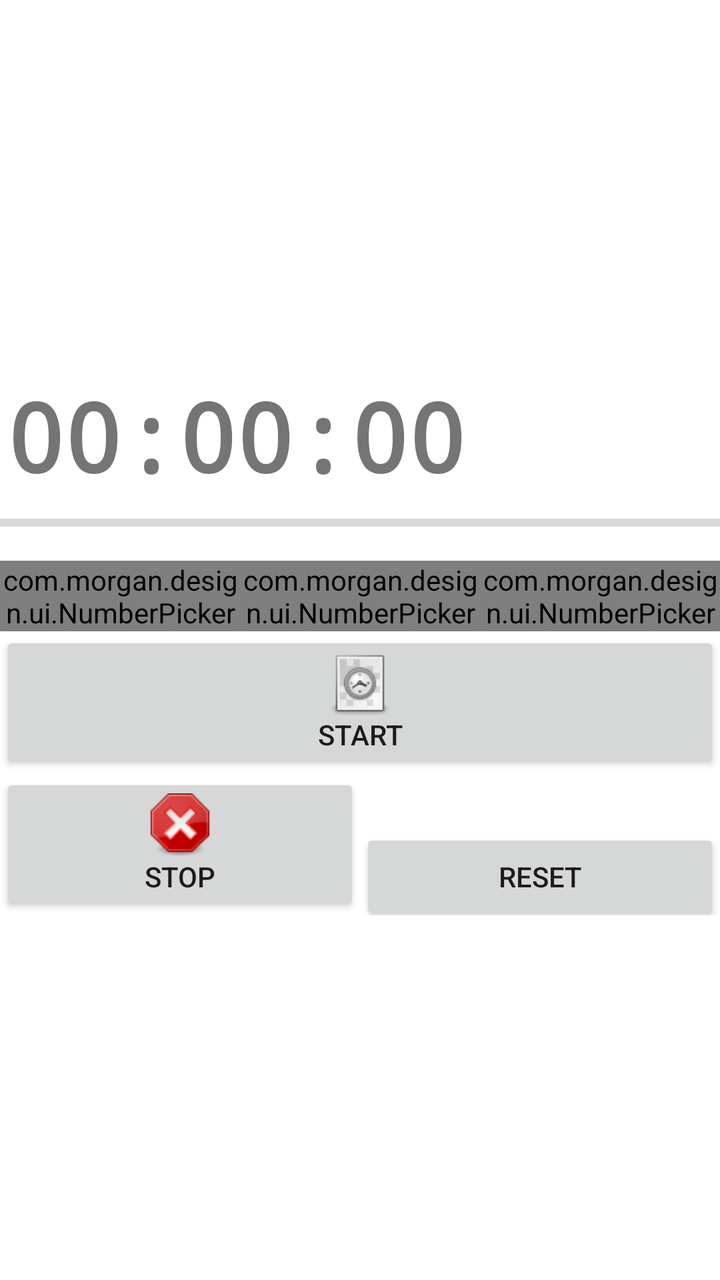
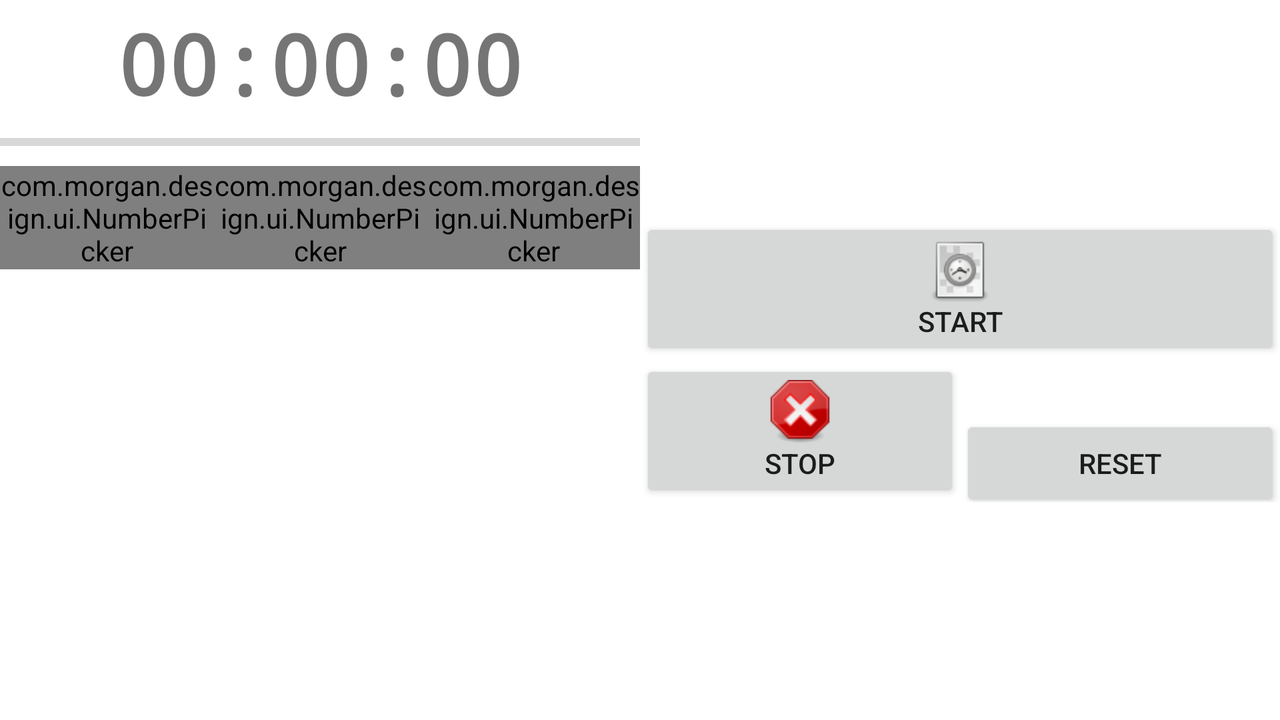

Compare how this app lays out the same screen by default and in its alternative resource folder. The renders come first, then the two layout files and the values they reference.
<!-- AndroidManifest.xml: fallback theme Theme.MaterialComponents.DayNight.NoActionBar -->
<!-- res/layout/tea_timer.xml -->
<?xml version="1.0" encoding="utf-8"?>
<LinearLayout
	xmlns:android="http://schemas.android.com/apk/res/android"
	android:orientation="vertical"
	android:layout_height="fill_parent"
	android:gravity="center"
	android:layout_width="wrap_content"
	android:layout_gravity="center">



	<LinearLayout
		android:orientation="horizontal"
		android:layout_height="wrap_content"
		android:layout_width="fill_parent">
		<TextView
			android:layout_width="fill_parent"
			android:layout_height="fill_parent"
			android:id="@+id/timer_countdown_text"
			android:text="00:00:00"
			android:padding="10px"
			android:textSize="48sp"
			android:typeface="monospace"
			android:textStyle="bold" />
	</LinearLayout>

	<LinearLayout
		android:id="@+id/progress_bar_container"
		android:layout_height="wrap_content"
		android:layout_width="fill_parent">
		<ProgressBar
			android:id="@+id/timer_progress_bar"
			android:layout_width="fill_parent"
			android:layout_height="wrap_content"
			style="?android:attr/progressBarStyleHorizontal" />

		<TextView
			android:layout_width="fill_parent"
			android:layout_height="wrap_content"
			android:id="@+id/timer_progress_bar_percentage" />
	</LinearLayout>

	<LinearLayout
		android:orientation="horizontal"
		android:layout_height="wrap_content"
		android:layout_width="fill_parent"
		android:layout_marginTop="8dp">

		<com.morgan.design.ui.NumberPicker
			android:id="@+id/npHours"
			android:layout_height="wrap_content"
			android:layout_width="fill_parent"
			android:layout_weight="1" />

		<com.morgan.design.ui.NumberPicker
			android:id="@+id/npMinutes"
			android:layout_height="wrap_content"
			android:layout_width="fill_parent"
			android:layout_weight="1" />

		<com.morgan.design.ui.NumberPicker
			android:id="@+id/npSeconds"
			android:layout_height="wrap_content"
			android:layout_width="fill_parent"
			android:layout_weight="1" />
	</LinearLayout>

	<LinearLayout
		android:orientation="vertical"
		android:gravity="center_horizontal"
		android:layout_height="wrap_content"
		android:layout_width="fill_parent">
		<Button
			android:layout_height="wrap_content"
			android:layout_width="fill_parent"
			android:drawableTop="@drawable/start_button_icon"
			android:onClick="onStartTimer"
			android:text="Start" />
		<LinearLayout
			android:gravity="center_horizontal"
			android:layout_height="wrap_content"
			android:layout_width="fill_parent"
			android:orientation="horizontal">
			<Button
				android:layout_height="wrap_content"
				android:layout_width="fill_parent"
				android:drawableTop="@drawable/stop_button_icon"
				android:onClick="onStopTimer"
				android:text="Stop"
				android:layout_weight="1" />
			<Button
				android:layout_height="wrap_content"
				android:layout_width="fill_parent"
				android:drawableTop="@drawable/reset_button_icon"
				android:onClick="onResetTimer"
				android:text="Reset"
				android:layout_weight="1" />
		</LinearLayout>
	</LinearLayout>
</LinearLayout>
<!-- resources referenced by this layout -->
<resources>
  <!-- drawable start_button_icon: png bitmap (drawable-hdpi, 2369 bytes) -->
  <!-- drawable stop_button_icon: png bitmap (drawable-hdpi, 3088 bytes) -->
</resources>
<!-- res/layout-land/tea_timer.xml (the author's variant of the layout above) -->
<!-- drawn on the phone turned sideways -->
<?xml version="1.0" encoding="utf-8"?>
<ScrollView
	xmlns:android="http://schemas.android.com/apk/res/android"
	android:id="@+id/scroller"
	android:layout_width="fill_parent"
	android:layout_height="fill_parent"
	android:fillViewport="true">
	<LinearLayout
		android:orientation="vertical"
		android:layout_width="fill_parent"
		android:layout_height="fill_parent">


		<LinearLayout
			android:orientation="horizontal"
			android:layout_width="fill_parent"
			android:layout_height="fill_parent">
			<LinearLayout
				android:layout_weight="1"
				android:layout_height="fill_parent"
				android:layout_width="fill_parent"
				android:orientation="vertical"
				android:layout_gravity="fill_horizontal">
				<TextView
					android:layout_width="fill_parent"
					android:layout_height="wrap_content"
					android:id="@+id/timer_countdown_text"
					android:text="00:00:00"
					android:padding="10px"
					android:gravity="center"
					android:textSize="42sp"
					android:typeface="monospace"
					android:textStyle="bold" />
				<LinearLayout
					android:id="@+id/progress_bar_container"
					android:layout_height="wrap_content"
					android:layout_width="fill_parent">
					<ProgressBar
						android:id="@+id/timer_progress_bar"
						android:layout_width="fill_parent"
						android:layout_height="wrap_content"
						style="?android:attr/progressBarStyleHorizontal" />

					<TextView
						android:layout_width="fill_parent"
						android:layout_height="wrap_content"
						android:id="@+id/timer_progress_bar_percentage" />
				</LinearLayout>

				<LinearLayout
					android:orientation="horizontal"
					android:layout_height="wrap_content"
					android:layout_width="fill_parent"
					android:layout_marginTop="1dp">
					<com.morgan.design.ui.NumberPicker
						android:id="@+id/npHours"
						android:layout_height="wrap_content"
						android:layout_width="fill_parent"
						android:layout_weight="1" />
					<com.morgan.design.ui.NumberPicker
						android:id="@+id/npMinutes"
						android:layout_height="wrap_content"
						android:layout_width="fill_parent"
						android:layout_weight="1" />

					<com.morgan.design.ui.NumberPicker
						android:id="@+id/npSeconds"
						android:layout_height="wrap_content"
						android:layout_width="fill_parent"
						android:layout_weight="1" />
				</LinearLayout>
			</LinearLayout>

			<LinearLayout
				android:layout_weight="1"
				android:layout_height="fill_parent"
				android:layout_width="fill_parent"
				android:orientation="vertical"
				android:gravity="center_horizontal|center_vertical">
				<Button
					android:layout_height="wrap_content"
					android:layout_width="fill_parent"
					android:drawableTop="@drawable/start_button_icon"
					android:onClick="onStartTimer"
					android:text="Start" />
				<LinearLayout
					android:gravity="center_horizontal"
					android:layout_height="wrap_content"
					android:layout_width="fill_parent"
					android:orientation="horizontal">
					<Button
						android:layout_height="wrap_content"
						android:layout_width="fill_parent"
						android:drawableTop="@drawable/stop_button_icon"
						android:onClick="onStopTimer"
						android:text="Stop"
						android:layout_weight="1" />
					<Button
						android:layout_height="wrap_content"
						android:layout_width="fill_parent"
						android:drawableTop="@drawable/reset_button_icon"
						android:onClick="onResetTimer"
						android:text="Reset"
						android:layout_weight="1" />
				</LinearLayout>
			</LinearLayout>
		</LinearLayout>
	</LinearLayout>
</ScrollView>
